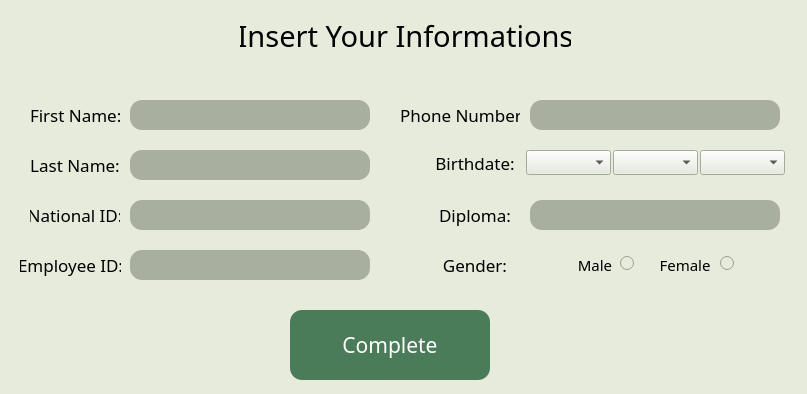
<?xml version="1.0" encoding="UTF-8"?>
<ui version="4.0">
 <class>MainWindow</class>
 <widget class="QMainWindow" name="MainWindow">
  <property name="geometry">
   <rect>
    <x>0</x>
    <y>0</y>
    <width>807</width>
    <height>394</height>
   </rect>
  </property>
  <property name="windowTitle">
   <string>MainWindow</string>
  </property>
  <property name="styleSheet">
   <string notr="true">QWidget {
	background-color: #e6ebdc;
}

QLineEdit, QTextEdit {
	background-color: #a9af9e;
	color: #000000;
	border: none;
	border-radius: 12px;
	padding: 6px;
	font-size: 15px;
}

QPushButton {
	background-color: #4A7C59;
	color: white;
	border: none;
	border-radius: 12px;
	padding: 6px 12px;
}

QPushButton:hover {
	background-color: #5A9F73;
}</string>
  </property>
  <widget class="QWidget" name="centralwidget">
   <widget class="QLineEdit" name="emp_fn_lineEdit">
    <property name="geometry">
     <rect>
      <x>130</x>
      <y>100</y>
      <width>240</width>
      <height>30</height>
     </rect>
    </property>
    <property name="font">
     <font>
      <family>Arad Medium</family>
      <pointsize>-1</pointsize>
      <weight>50</weight>
      <bold>false</bold>
     </font>
    </property>
   </widget>
   <widget class="QLineEdit" name="emp_ln_lineEdit">
    <property name="geometry">
     <rect>
      <x>130</x>
      <y>150</y>
      <width>240</width>
      <height>30</height>
     </rect>
    </property>
    <property name="font">
     <font>
      <family>Arad Medium</family>
      <pointsize>-1</pointsize>
      <weight>50</weight>
      <bold>false</bold>
     </font>
    </property>
   </widget>
   <widget class="QPushButton" name="add_emp_Button">
    <property name="geometry">
     <rect>
      <x>290</x>
      <y>310</y>
      <width>200</width>
      <height>70</height>
     </rect>
    </property>
    <property name="font">
     <font>
      <family>Arad Medium</family>
      <pointsize>16</pointsize>
      <weight>50</weight>
      <bold>false</bold>
     </font>
    </property>
    <property name="text">
     <string>Complete</string>
    </property>
   </widget>
   <widget class="QLabel" name="top_inf_e_label">
    <property name="geometry">
     <rect>
      <x>240</x>
      <y>10</y>
      <width>331</width>
      <height>51</height>
     </rect>
    </property>
    <property name="font">
     <font>
      <family>Arad Medium</family>
      <pointsize>22</pointsize>
      <weight>50</weight>
      <bold>false</bold>
     </font>
    </property>
    <property name="text">
     <string>Insert Your Informations</string>
    </property>
    <property name="alignment">
     <set>Qt::AlignCenter</set>
    </property>
   </widget>
   <widget class="QLabel" name="emp_female_label">
    <property name="geometry">
     <rect>
      <x>660</x>
      <y>255</y>
      <width>50</width>
      <height>20</height>
     </rect>
    </property>
    <property name="font">
     <font>
      <family>Arad Medium</family>
      <pointsize>11</pointsize>
      <weight>50</weight>
      <bold>false</bold>
     </font>
    </property>
    <property name="text">
     <string>Female</string>
    </property>
    <property name="alignment">
     <set>Qt::AlignCenter</set>
    </property>
   </widget>
   <widget class="QComboBox" name="emp_birthyear_comboBox">
    <property name="geometry">
     <rect>
      <x>526</x>
      <y>150</y>
      <width>85</width>
      <height>25</height>
     </rect>
    </property>
    <property name="font">
     <font>
      <family>Arad Medium</family>
      <pointsize>-1</pointsize>
      <weight>50</weight>
      <bold>false</bold>
     </font>
    </property>
    <property name="styleSheet">
     <string notr="true">/* style for the QComboBox */
QComboBox {
	border-radius: 10px;
	padding-left: 10px;
}

/* style for drop down area */
QComboBox::drop-down {
	border: 0px;
}

/* style for drop down arrow */
QComboBox::down-arrow {
	image: url(D:\Python/Projects/GitHub_PR/Hospital Management/down-arrow-8-128);
	width: 12 px;
	height: 12px;
	margin-right: 10px;
}

/* style for list menu */
QComboBox QListView {
font-size: 12px;
border: 1px solid #000000;
padding: 5px;
background-color: #a9af9e;
outline: 0px;
}

QComboBox {
	background-color: #a9af9e;
    font-size: 15px;
    font-family: &quot;Arad Medium&quot;;
}

QComboBox QAbstractItemView {
    background-color: #a9af9e;
    color: black;
    selection-background-color: #F3E9E2;
    selection-color: black;
}</string>
    </property>
   </widget>
   <widget class="QLabel" name="emp_fn_label">
    <property name="geometry">
     <rect>
      <x>30</x>
      <y>100</y>
      <width>90</width>
      <height>30</height>
     </rect>
    </property>
    <property name="font">
     <font>
      <family>Arad Medium</family>
      <pointsize>13</pointsize>
      <weight>50</weight>
      <bold>false</bold>
     </font>
    </property>
    <property name="text">
     <string>First Name:</string>
    </property>
   </widget>
   <widget class="QLineEdit" name="emp_id_lineEdit">
    <property name="geometry">
     <rect>
      <x>130</x>
      <y>250</y>
      <width>240</width>
      <height>30</height>
     </rect>
    </property>
    <property name="font">
     <font>
      <family>Arad Medium</family>
      <pointsize>-1</pointsize>
      <weight>50</weight>
      <bold>false</bold>
     </font>
    </property>
   </widget>
   <widget class="QLabel" name="emp_gender_label">
    <property name="geometry">
     <rect>
      <x>430</x>
      <y>250</y>
      <width>90</width>
      <height>30</height>
     </rect>
    </property>
    <property name="font">
     <font>
      <family>Arad Medium</family>
      <pointsize>13</pointsize>
      <weight>50</weight>
      <bold>false</bold>
     </font>
    </property>
    <property name="text">
     <string>Gender:</string>
    </property>
    <property name="alignment">
     <set>Qt::AlignCenter</set>
    </property>
   </widget>
   <widget class="QLabel" name="emp_id_label">
    <property name="geometry">
     <rect>
      <x>20</x>
      <y>250</y>
      <width>101</width>
      <height>30</height>
     </rect>
    </property>
    <property name="font">
     <font>
      <family>Arad Medium</family>
      <pointsize>13</pointsize>
      <weight>50</weight>
      <bold>false</bold>
     </font>
    </property>
    <property name="text">
     <string>Employee ID:</string>
    </property>
    <property name="alignment">
     <set>Qt::AlignCenter</set>
    </property>
   </widget>
   <widget class="QLabel" name="emp_male_label">
    <property name="geometry">
     <rect>
      <x>570</x>
      <y>255</y>
      <width>50</width>
      <height>20</height>
     </rect>
    </property>
    <property name="font">
     <font>
      <family>Arad Medium</family>
      <pointsize>11</pointsize>
      <weight>50</weight>
      <bold>false</bold>
     </font>
    </property>
    <property name="text">
     <string>Male</string>
    </property>
    <property name="alignment">
     <set>Qt::AlignCenter</set>
    </property>
   </widget>
   <widget class="QLabel" name="emp_phone_label">
    <property name="geometry">
     <rect>
      <x>400</x>
      <y>100</y>
      <width>120</width>
      <height>30</height>
     </rect>
    </property>
    <property name="font">
     <font>
      <family>Arad Medium</family>
      <pointsize>13</pointsize>
      <weight>50</weight>
      <bold>false</bold>
     </font>
    </property>
    <property name="text">
     <string>Phone Number:</string>
    </property>
   </widget>
   <widget class="QLineEdit" name="emp_diploma_lineEdit">
    <property name="geometry">
     <rect>
      <x>530</x>
      <y>200</y>
      <width>250</width>
      <height>30</height>
     </rect>
    </property>
    <property name="font">
     <font>
      <family>Arad Medium</family>
      <pointsize>-1</pointsize>
      <weight>50</weight>
      <bold>false</bold>
     </font>
    </property>
   </widget>
   <widget class="QLineEdit" name="emp_phone_lineEdit">
    <property name="geometry">
     <rect>
      <x>530</x>
      <y>100</y>
      <width>250</width>
      <height>30</height>
     </rect>
    </property>
    <property name="font">
     <font>
      <family>Arad Medium</family>
      <pointsize>-1</pointsize>
      <weight>50</weight>
      <bold>false</bold>
     </font>
    </property>
   </widget>
   <widget class="QLabel" name="emp_ln_label">
    <property name="geometry">
     <rect>
      <x>30</x>
      <y>150</y>
      <width>90</width>
      <height>30</height>
     </rect>
    </property>
    <property name="font">
     <font>
      <family>Arad Medium</family>
      <pointsize>13</pointsize>
      <weight>50</weight>
      <bold>false</bold>
     </font>
    </property>
    <property name="text">
     <string>Last Name:</string>
    </property>
    <property name="alignment">
     <set>Qt::AlignCenter</set>
    </property>
   </widget>
   <widget class="QLabel" name="emp_diploma_label">
    <property name="geometry">
     <rect>
      <x>430</x>
      <y>200</y>
      <width>90</width>
      <height>30</height>
     </rect>
    </property>
    <property name="font">
     <font>
      <family>Arad Medium</family>
      <pointsize>13</pointsize>
      <weight>50</weight>
      <bold>false</bold>
     </font>
    </property>
    <property name="text">
     <string>Diploma:</string>
    </property>
    <property name="alignment">
     <set>Qt::AlignCenter</set>
    </property>
    <property name="wordWrap">
     <bool>true</bool>
    </property>
   </widget>
   <widget class="QComboBox" name="emp_birthmonth_comboBox">
    <property name="geometry">
     <rect>
      <x>613</x>
      <y>150</y>
      <width>85</width>
      <height>25</height>
     </rect>
    </property>
    <property name="font">
     <font>
      <family>Arad Medium</family>
      <pointsize>-1</pointsize>
      <weight>50</weight>
      <bold>false</bold>
     </font>
    </property>
    <property name="styleSheet">
     <string notr="true">/* style for the QComboBox */
QComboBox {
	border-radius: 10px;
	padding-left: 10px;
}

/* style for drop down area */
QComboBox::drop-down {
	border: 0px;
}

/* style for drop down arrow */
QComboBox::down-arrow {
	image: url(D:\Python/Projects/GitHub_PR/Hospital Management/down-arrow-8-128);
	width: 12 px;
	height: 12px;
	margin-right: 10px;
}

/* style for list menu */
QComboBox QListView {
font-size: 12px;
border: 1px solid #000000;
padding: 5px;
background-color: #a9af9e;
outline: 0px;
}

QComboBox {
	background-color: #a9af9e;
    font-size: 15px;
    font-family: &quot;Arad Medium&quot;;
}

QComboBox QAbstractItemView {
    background-color: #a9af9e;
    color: black;
    selection-background-color: #F3E9E2;
    selection-color: black;
}</string>
    </property>
   </widget>
   <widget class="QLineEdit" name="emp_nid_lineEdit">
    <property name="geometry">
     <rect>
      <x>130</x>
      <y>200</y>
      <width>240</width>
      <height>30</height>
     </rect>
    </property>
    <property name="font">
     <font>
      <family>Arad Medium</family>
      <pointsize>-1</pointsize>
      <weight>50</weight>
      <bold>false</bold>
     </font>
    </property>
   </widget>
   <widget class="QLabel" name="emp_nid_label">
    <property name="geometry">
     <rect>
      <x>30</x>
      <y>200</y>
      <width>90</width>
      <height>30</height>
     </rect>
    </property>
    <property name="font">
     <font>
      <family>Arad Medium</family>
      <pointsize>13</pointsize>
      <weight>50</weight>
      <bold>false</bold>
     </font>
    </property>
    <property name="text">
     <string>National ID:</string>
    </property>
    <property name="alignment">
     <set>Qt::AlignCenter</set>
    </property>
   </widget>
   <widget class="QComboBox" name="emp_birthday_comboBox">
    <property name="geometry">
     <rect>
      <x>700</x>
      <y>150</y>
      <width>85</width>
      <height>25</height>
     </rect>
    </property>
    <property name="font">
     <font>
      <family>Arad Medium</family>
      <pointsize>-1</pointsize>
      <weight>50</weight>
      <bold>false</bold>
     </font>
    </property>
    <property name="styleSheet">
     <string notr="true">/* style for the QComboBox */
QComboBox {
	border-radius: 10px;
	padding-left: 10px;
}

/* style for drop down area */
QComboBox::drop-down {
	border: 0px;
}

/* style for drop down arrow */
QComboBox::down-arrow {
	image: url(D:\Python/Projects/GitHub_PR/Hospital Management/down-arrow-8-128);
	width: 12 px;
	height: 12px;
	margin-right: 10px;
}

/* style for list menu */
QComboBox QListView {
font-size: 12px;
border: 1px solid #000000;
padding: 5px;
background-color: #a9af9e;
outline: 0px;
}

QComboBox {
	background-color: #a9af9e;
    font-size: 15px;
    font-family: &quot;Arad Medium&quot;;
}

QComboBox QAbstractItemView {
    background-color: #a9af9e;
    color: black;
    selection-background-color: #F3E9E2;
    selection-color: black;
}</string>
    </property>
   </widget>
   <widget class="QLabel" name="emp_birthdate_label">
    <property name="geometry">
     <rect>
      <x>430</x>
      <y>148</y>
      <width>90</width>
      <height>30</height>
     </rect>
    </property>
    <property name="font">
     <font>
      <family>Arad Medium</family>
      <pointsize>13</pointsize>
      <weight>50</weight>
      <bold>false</bold>
     </font>
    </property>
    <property name="text">
     <string>Birthdate:</string>
    </property>
    <property name="alignment">
     <set>Qt::AlignCenter</set>
    </property>
   </widget>
   <widget class="QRadioButton" name="emp_male_radioButton">
    <property name="geometry">
     <rect>
      <x>620</x>
      <y>255</y>
      <width>16</width>
      <height>17</height>
     </rect>
    </property>
    <property name="text">
     <string/>
    </property>
   </widget>
   <widget class="QRadioButton" name="emp_female_radioButton">
    <property name="geometry">
     <rect>
      <x>720</x>
      <y>255</y>
      <width>16</width>
      <height>17</height>
     </rect>
    </property>
    <property name="text">
     <string/>
    </property>
   </widget>
  </widget>
 </widget>
 <resources/>
 <connections/>
</ui>
